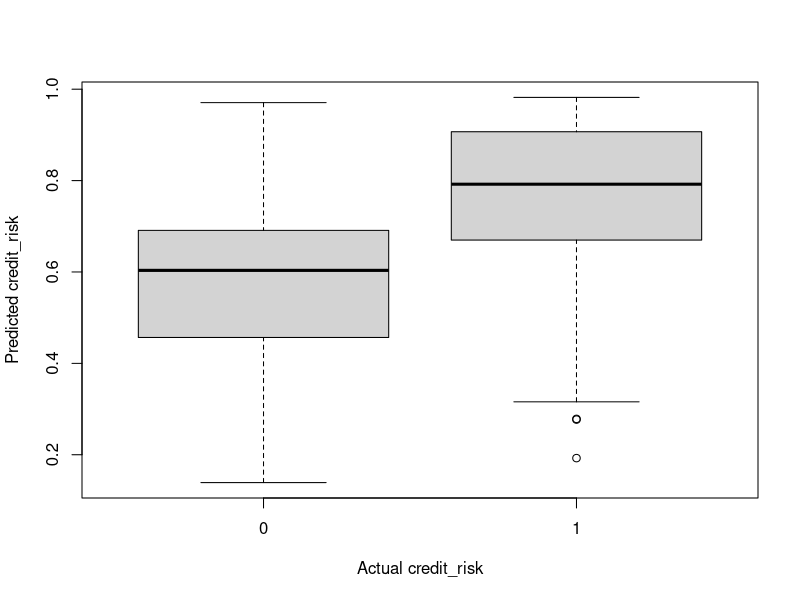
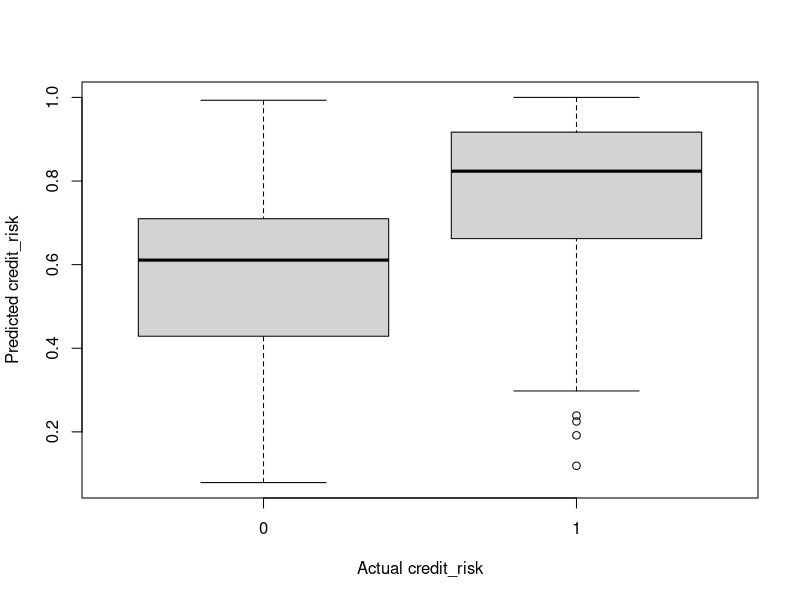
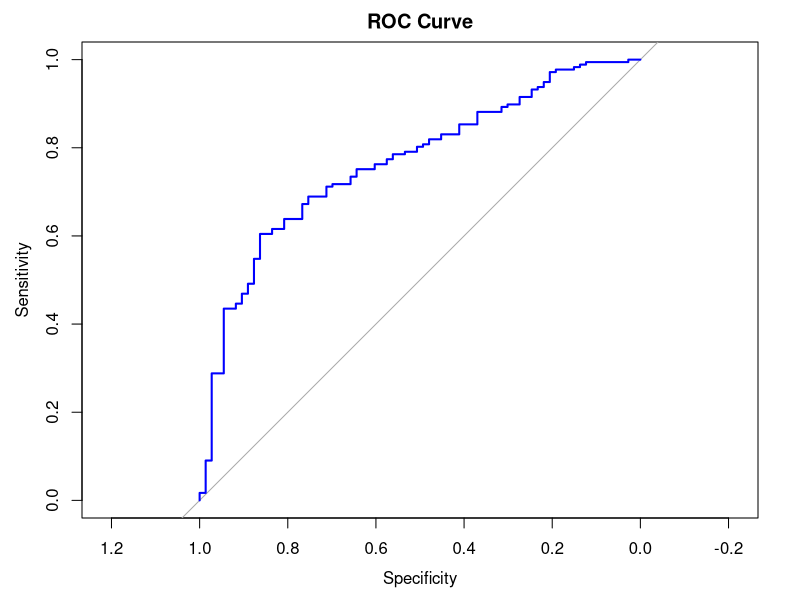

Source code (R) for these figures, in order:
## ---- chunk 1
library(boot)
library(pROC)
library(ROCR)
## ---- chunk 2
data.credit = read.csv("Credit.csv")
# Transform categorical variables
data.credit$credit_risk = as.factor(data.credit$credit_risk)
data.credit$status  = as.factor(data.credit$status)
data.credit$savings = as.factor(data.credit$savings)
data.credit$property = as.ordered(data.credit$property)
data.credit$other_installment_plans = as.factor(data.credit$other_installment_plans)
## ---- chunk 3
set.seed(1006742107)

n = nrow(data.credit)
index = sample(n, round(0.75 * n), replace = FALSE)
traindata = data.credit[index, ]
testdata = data.credit[-index, ]
## ---- chunk 4
step(glm(credit_risk ~ 1, family = binomial, data = traindata), scope = 
       ~status + duration + savings + property + age +
       other_installment_plans, direction = "forward", test = "Chisq")
## ---- chunk 5
step(glm(credit_risk ~status + duration + savings + property + age + 
           other_installment_plans, family = binomial, data = traindata), test = "Chisq")
## ---- chunk 6
bestmodel.1 = glm(credit_risk ~status + duration + savings + property + age + other_installment_plans, family = binomial, data = traindata)
summary(bestmodel.1)
## ---- chunk 7
pred.1 = predict(bestmodel.1, newdata = testdata)
plot(testdata$credit_risk, inv.logit(pred.1), xlab = "Actual credit_risk", ylab = "Predicted credit_risk")
## ---- chunk 8
bestmodel.3 <- step(glm(credit_risk ~ 1, family = binomial, data = traindata), scope = ~status * duration * savings * property * age * other_installment_plans, direction = "forward", test = "Chisq")
## ---- chunk 9
pred.3 <- predict(bestmodel.3, newdata = testdata)
plot(testdata$credit_risk, inv.logit(pred.3), xlab = "Actual credit_risk", ylab = "Predicted credit_risk")
roc(testdata$credit_risk~inv.logit(pred.3), plot=TRUE, main="ROC Curve", col="blue")
auc(testdata$credit_risk~inv.logit(pred.3))
